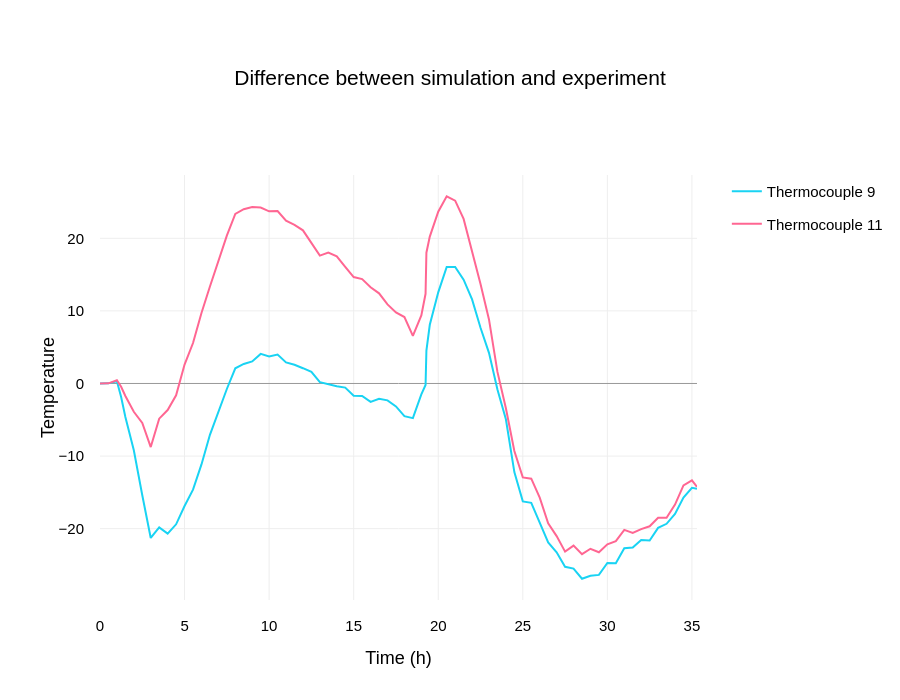

The cell this chart's notebook holds for it:
### Markdown cell above
### Plot — Differences
Positive values indicate that the simulation is hotter than the experiment.

### Code cell
difference_fig.show()
